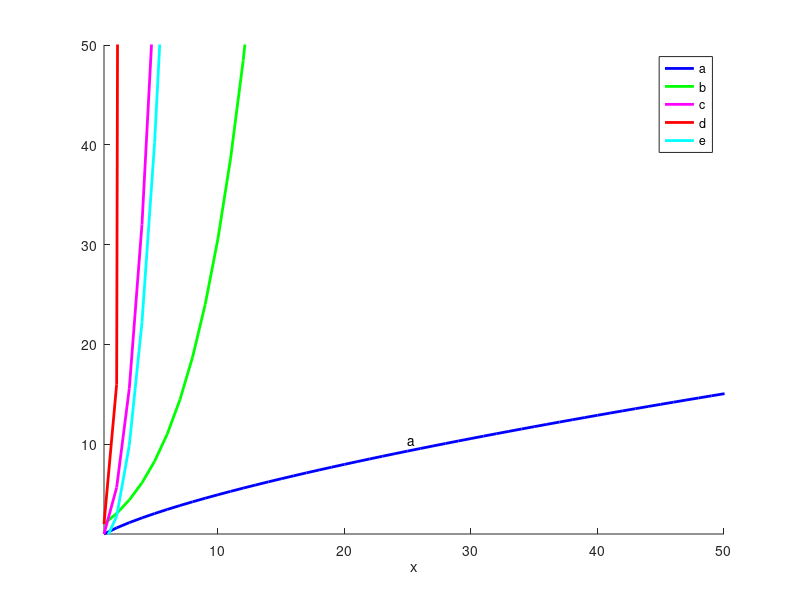

MATLAB code for this plot:
hold off;
close;

%a)2log(n)
%b)22log(n)
%c)n5/2
%d)2n2
%e)n2log(n)




N = 1000;
X = 1:N;
size(X)

hold on;
axis([1 50 1 50 ]);
xlabel ("x");

z =2 .^ log(X);
plot (X, z, 'b', 'LineWidth', 2);
text (X(25), z(25) + 1, "a");

z = 2 .^ (2 .^ log(X));
plot (X, z, 'g', 'LineWidth', 2);
text (X(25), z(25) + 1, "b");

z = X .^ (5/2);
plot (X, z, 'm', 'LineWidth', 2);
text (X(10), z(10), "c");

z = 2 .^ (X .^ 2);
plot (X, z, 'r', 'LineWidth', 2);
text (X(5), z(5), "d");

z = (X .^ 2) .* log(X);
plot (X,  z, 'c', 'LineWidth', 2);
text (X(40), z(40), "e");

legend("a", "b", "c", "d", "e");

hold off;
print("Comare2.png");
refresh;

